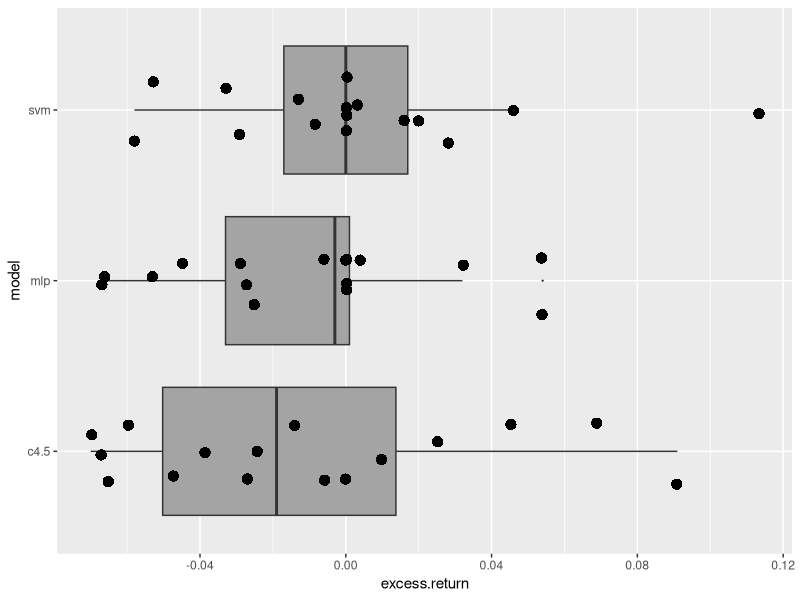

Recreate this plot in R.
library(ggplot2)
svm <- c(-0.013,0,0,-0.058,0,0.02,0.113,-0.053,0.046,0.003,0.028,-0.008,-0.029,0.016,-0.033,0)
mlp <- c(-0.067,-0.006,0,-0.066,0,0,0.054,-0.053,-0.025,-0.027,0.004,-0.045,-0.029,0.054,0.032,0)
c4 <- c(-0.067,-0.006,0,-0.07,-0.039,0.025,0.091,-0.065,-0.024,-0.027,0.01,-0.047,-0.014,0.045,-0.06,0.069)
n <- length(svm)
todos <- c(svm,mlp,c4)
etiquetas <- c(rep("svm",n),rep("mlp",n),rep("c4.5",n))

datos <- data.frame(index = 1:n, excess.return = todos, model = etiquetas)

g <- ggplot(data = datos, mapping = aes(x = model, y = excess.return))

g <- g + geom_boxplot(fill='#A4A4A4', outlier.size = 0) 

g + geom_jitter(shape=16, position=position_jitter(0.2), size= 3.5) + coord_flip()


